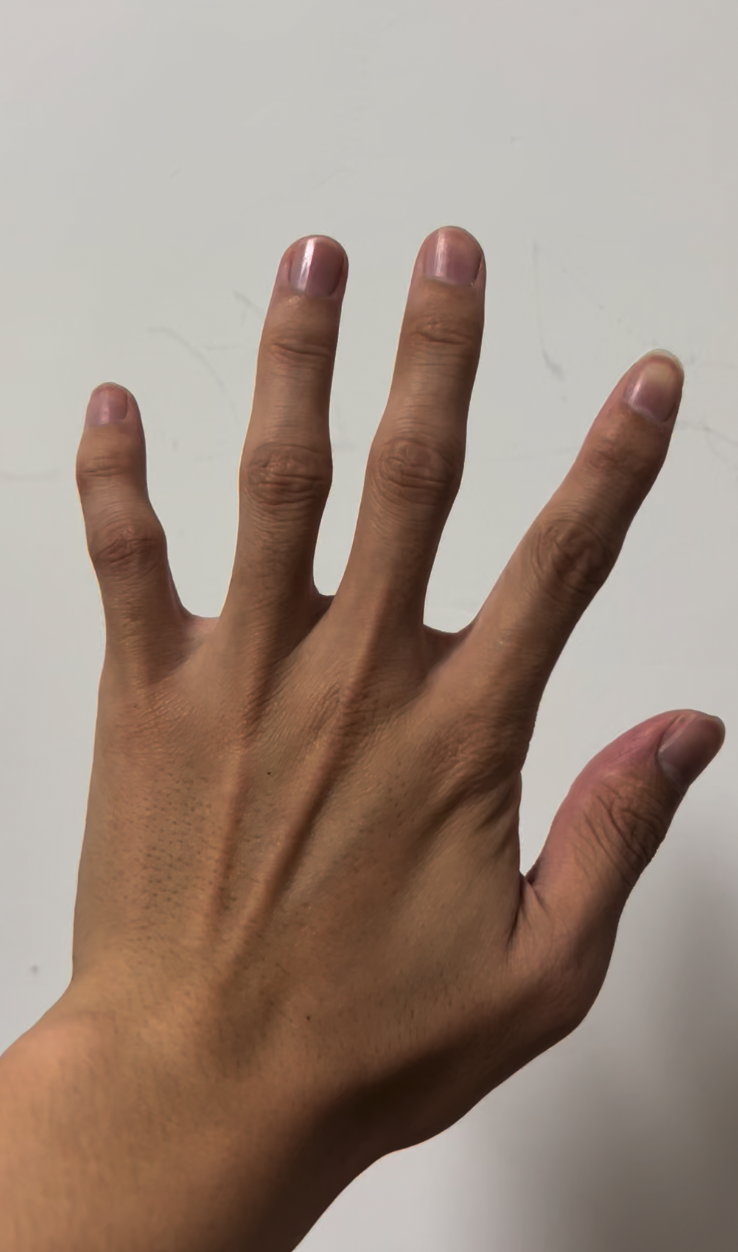
#> input picture assets/hand.png, 738 x 1252 px, found by its file name
$ python get_mask_complex_image.py
#> lines starting #> are read from the running program, lines starting #| are printed output that depends on the picture; after the words box and inside, x2 and y2 are one past the last pixel; in counts of white or black regions, pixels touching at a corner belong together
#> in main, img is the input picture: shape (1252, 738, 3); mean B, G, R 127, 139.1, 157.8
import cv2 as cv
import numpy as np
import math

# 手掌检测和手指计数
def detect_hand_and_count_fingers(image):
    # 1. 转换为HSV颜色空间，创建皮肤颜色掩码
    hsvim = cv.cvtColor(image, cv.COLOR_BGR2HSV)
#> hsvim: shape (1252, 738, 3); mean H, S, V 15.2, 64.2, 157.8
    lower = np.array([0, 48, 80], dtype="uint8")
    upper = np.array([20, 255, 255], dtype="uint8")
    skinRegionHSV = cv.inRange(hsvim, lower, upper)
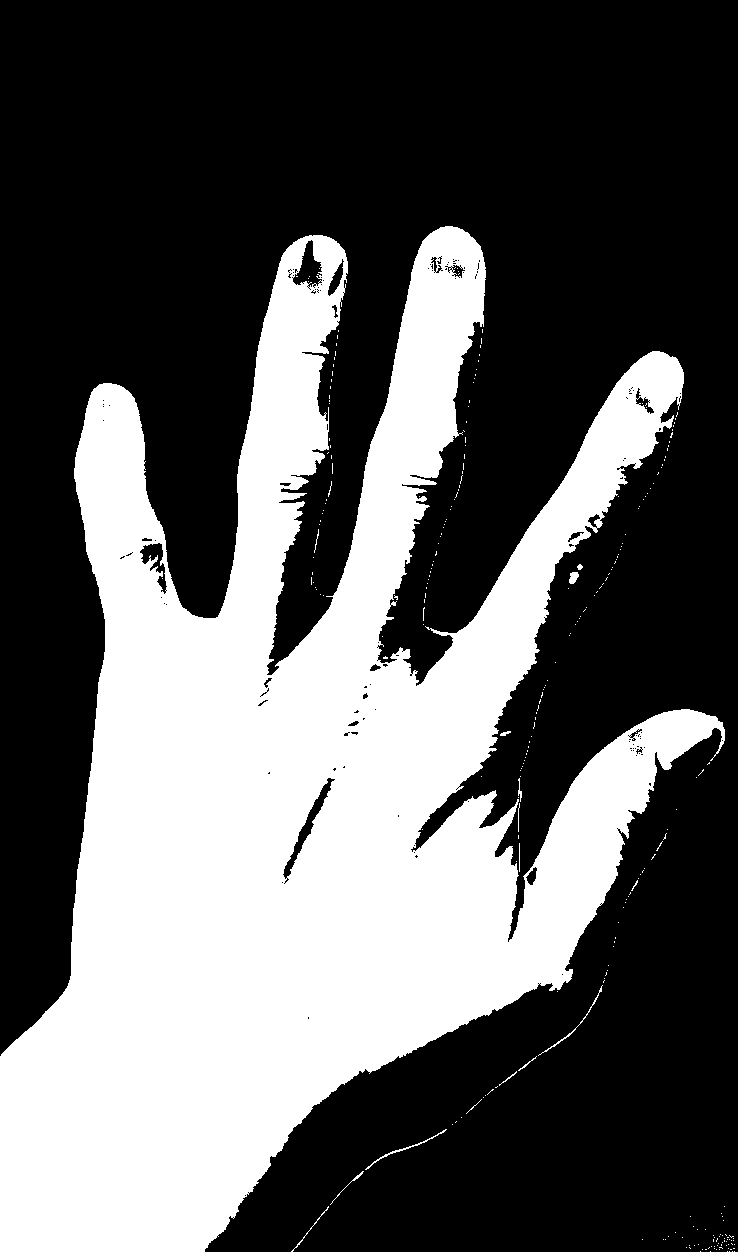
#> skinRegionHSV: shape (1252, 738); 36.7% white; 282 white regions (268 under 20 px), largest, box (x1, y1, x2, y2) and area: (0, 226, 725, 1252) 337875, (365, 1129, 447, 1170) 161, (538, 985, 603, 1056) 137

    # 2. 对图像进行模糊和二值化处理
    blurred = cv.blur(skinRegionHSV, (2, 2))
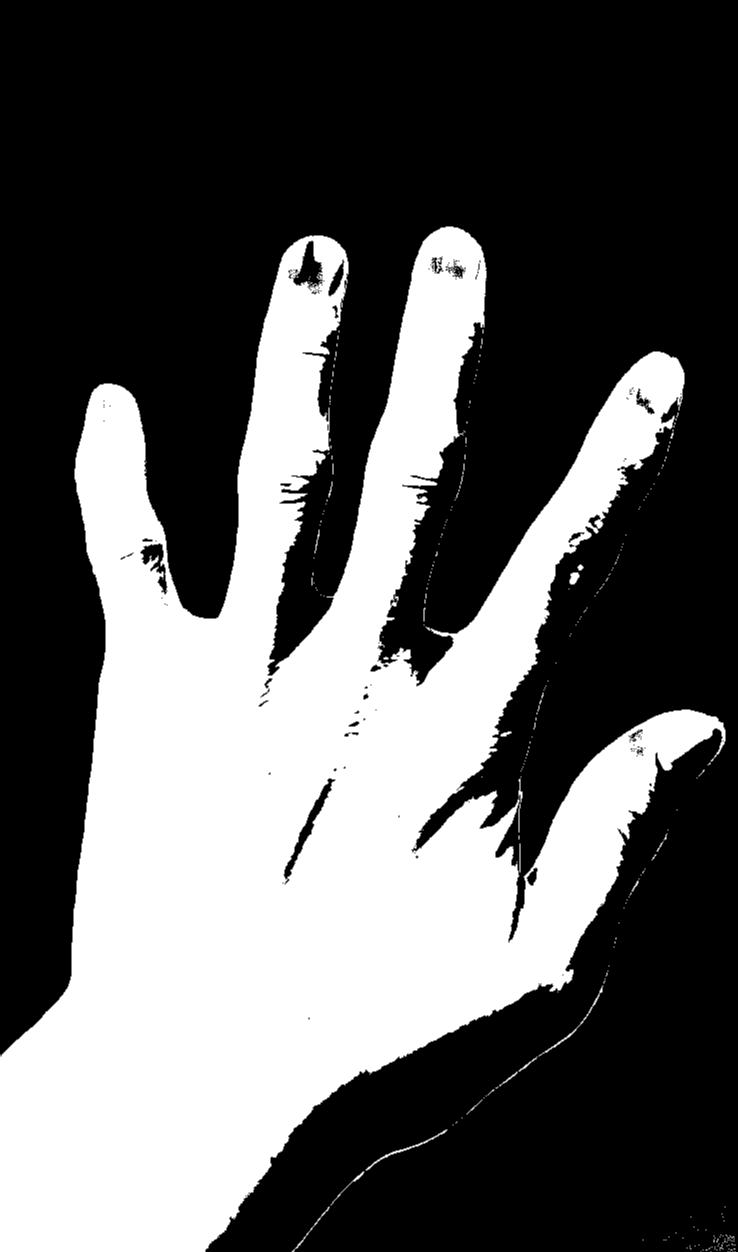
#> blurred: shape (1252, 738); min 0, max 255, mean 93.6
    ret, thresh = cv.threshold(blurred, 0, 255, cv.THRESH_BINARY)
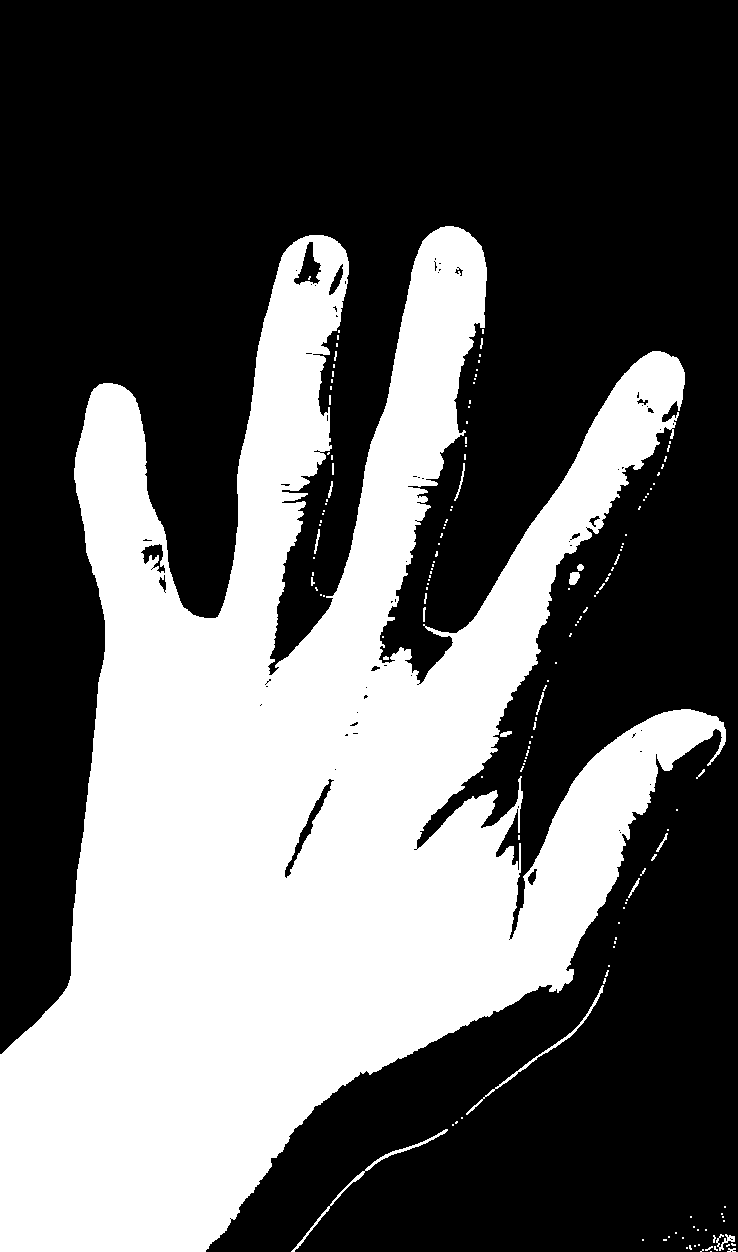
#> thresh: shape (1252, 738); 37.5% white; 158 white regions (133 under 20 px)

    # 3. 寻找轮廓
    contours, hierarchy = cv.findContours(thresh, cv.RETR_TREE, cv.CHAIN_APPROX_SIMPLE)
#> contours = 240 contours, 211 with area under 20; largest, box (x1, y1, x2, y2) and area: (0, 226, 726, 1252) 342718, (284, 778, 335, 879) 709, (293, 241, 322, 286) 604, (291, 1129, 448, 1252) 391, (140, 543, 166, 574) 373
    if len(contours) == 0:
        return image, 0  # 未检测到轮廓

    # 获取最大轮廓（即手掌）
    contours = max(contours, key=lambda x: cv.contourArea(x))
#> contours = contour of 3170 points, box (x1, y1, x2, y2) (0, 226, 726, 1252), area 342718

    # 绘制手掌轮廓
    cv.drawContours(image, [contours], -1, (255, 255, 0), 2)

    # 4. 凸包检测
    hull = cv.convexHull(contours, returnPoints=False)
#> hull = 32 values, max 3169 at index 0, min 0 at index 31, mean 1441.5

    # 5. 凸缺陷检测
    defects = cv.convexityDefects(contours, hull)
#> defects = 25 rows, first 6: [0, 564, 230, 111752], [564, 566, 565, 186], [566, 570, 569, 190], [570, 572, 571, 114], [572, 576, 573, 176], [576, 848, 718, 65974]

    # 初始化手指计数器
    if defects is None:
        return image, 0  # 没有检测到缺陷

    cnt = 0
    for i in range(defects.shape[0]):
        s, e, f, d = defects[i, 0]
        start = tuple(contours[s][0])
        end = tuple(contours[e][0])
        far = tuple(contours[f][0])

        # 计算三边距离
        a = np.linalg.norm(np.array(end) - np.array(start))
        b = np.linalg.norm(np.array(far) - np.array(start))
        c = np.linalg.norm(np.array(end) - np.array(far))

        # 使用余弦定理计算角度
        angle = math.acos((b**2 + c**2 - a**2) / (2 * b * c))

        # 角度小于90度时，判断为手指
        if angle <= math.pi / 2:
            cnt += 1
            cv.circle(image, far, 4, [0, 0, 255], -1)
#> this loop made 25 passes
#> (s, e, f, d, start, end, far, a) on passes 1 to 10: (0, 564, 230, 111752, (445, 226), (309, 235), (271, 675), 136.3), (564, 566, 565, 186, (309, 235), (305, 236), (308, 236), 4.12), (566, 570, 569, 190, (305, 236), (300, 238), (302, 238), 5.39), (570, 572, 571, 114, (300, 238), (298, 239), (299, 239), 2.24), (572, 576, 573, 176, (298, 239), (293, 242), (296, 241), 5.83), (576, 848, 718, 65974, (293, 242), (99, 384), (217, 617), 240.4), (848, 850, 849, 160, (99, 384), (94, 388), (95, 388), 6.4), (851, 853, 852, 142, (93, 389), (91, 392), (93, 390), 3.61), (853, 859, 854, 162, (91, 392), (88, 401), (91, 394), 9.49), (859, 863, 860, 211, (88, 401), (86, 408), (88, 404), 7.28)
#> image: shape (1252, 738, 3); mean B, G, R 131.2, 143, 154.7
#> after the loop, cnt = 4

    # 如果计数大于0，实际上要加1，因为凸缺陷数比手指数少1
    if cnt > 0:
        cnt += 1
#> cnt = 5

    # 在图像上显示手指数
    cv.putText(image, f"Fingers: {cnt}", (50, 50), cv.FONT_HERSHEY_SIMPLEX, 1, (255, 0, 0), 2, cv.LINE_AA)
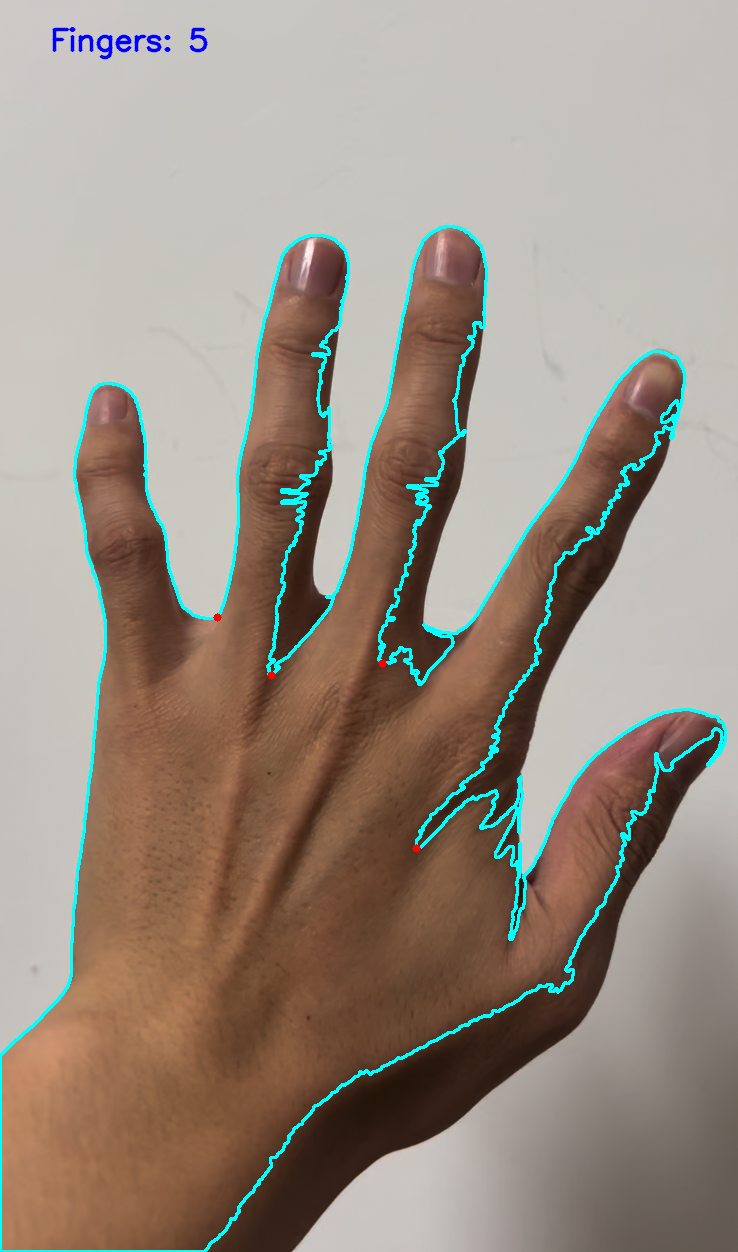
#> image: shape (1252, 738, 3); mean B, G, R 131.3, 142.7, 154.4

    return image, cnt

# 示例用法
def main():
    # 读取图像
    img_path = "assets/hand.png"
    img = cv.imread(img_path)

    # 检测手掌和计数手指
    result_img, finger_count = detect_hand_and_count_fingers(img)
#> finger_count = 5

    # 显示最终结果
    cv.imshow('Final Result', result_img)
    print(f"Detected fingers: {finger_count}")
#| Detected fingers: 5

    # 等待用户按键关闭窗口
    cv.waitKey(0)
    cv.destroyAllWindows()

if __name__ == "__main__":
    main()
